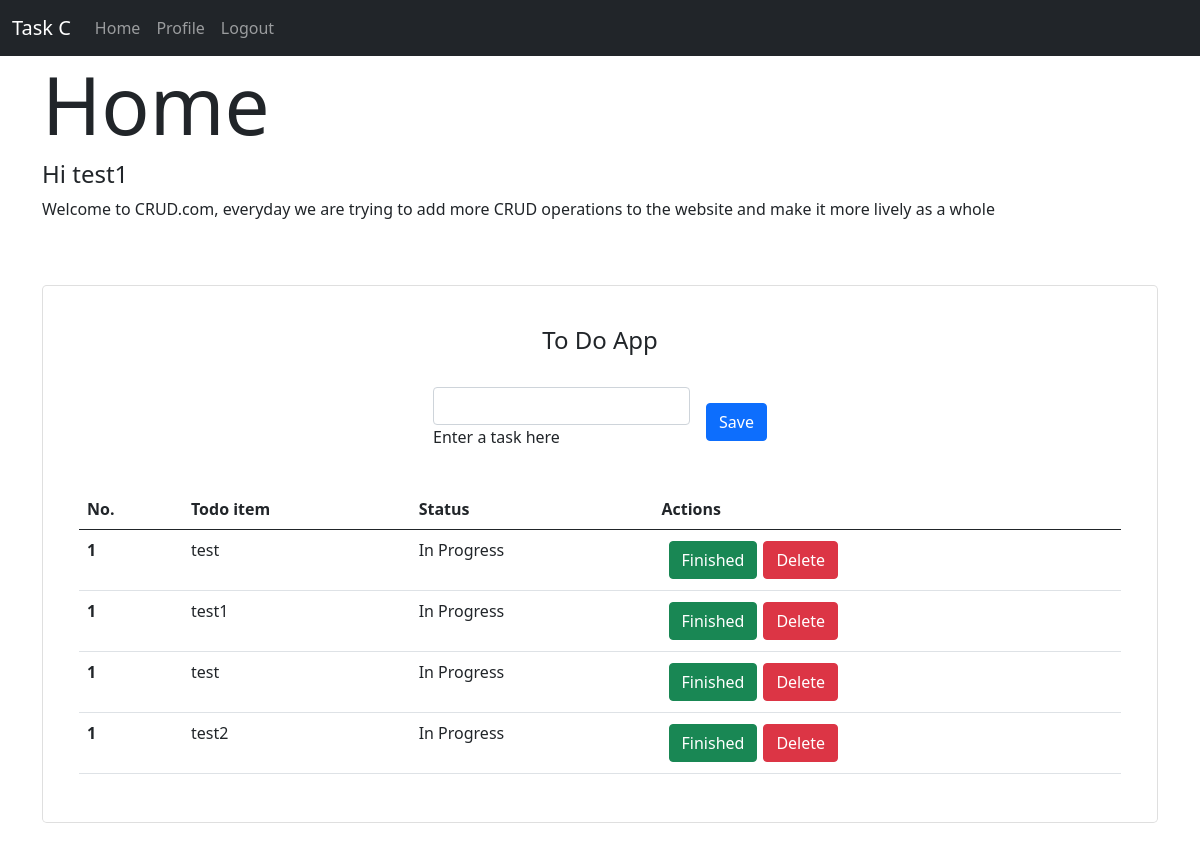
The app's page / (signed in) with its own data.
### models/user.py (models this page shows, shortened)
class User(db.Model, flask_login.UserMixin):
    id = db.Column(db.Integer, primary_key=True)
    username = db.Column(db.String(80), unique=True, nullable=False)
    email = db.Column(db.String(120), unique=True, nullable=False)
    password = db.Column(db.String(128), unique=False, nullable=False)
    is_active = db.Column(db.Boolean(), unique=False, nullable=False, default=True)
    is_authenticated = db.Column(db.Boolean(), unique=False, nullable=False, default=False)
    is_anonymous = False

### models/todo.py (models this page shows, shortened)
class TodoItems(db.Model):
    id = db.Column(db.Integer, primary_key=True)
    name = db.Column(db.String(100), nullable=False)
    details = db.Column(db.String(1000))
    date = db.Column(db.BigInteger, nullable=False, default=int(time.time()))
    is_complete = db.Column(db.Boolean(), nullable=False, default=False)
    user_id = db.Column(db.Integer)

### views.py (the view)
@app.route('/', methods=["GET"])
def index():
    items = TodoItems.query.all()
    return render_template('index.html', items=items)

### __init__.py (called while the page is built)
def create_app():
    app = Flask(__name__)
    app.config['SECRET_KEY'] = 'my-secret-key'
    app.config['SQLALCHEMY_TRACK_MODIFICATIONS'] = False
    app.config['SQLALCHEMY_DATABASE_URI'] = 'sqlite:///database.db'
    login_manager.login_view = 'login'
    db.init_app(app)
    csrf.init_app(app)
    login_manager.init_app(app)
    @login_manager.user_loader
    def load_user(user_id):
        return User.query.get(int(user_id))
    return app

### templates/index.html (shortened to what this page needs)
{% extends 'base.html' %}
{% macro render_todo(item) %}
<tr>
    <th scope="row">1</th>
    <td>{{ item.name }}</td>
    <td>
        {% if item.is_complete %}
        Completed
        {% else %}
        In Progress
        {% endif %}
    </td>
    <td>
        {% if not item.is_complete %}
        <form style='float: left; padding: 3px;' action="/">
            <button type="submit" class="btn btn-success ms-1" value="{{ item.id }}"
                onclick="req('PUT', {{ item.id }}, '{{ csrf_token() }}')">Finished</button>
        </form>
        {% endif %}
        <form style='float: left; padding: 3px;' action="/">
            <button type="submit" class="btn btn-danger" value="{{ item.id }}"
                onclick="req('DELETE', {{ item.id }}, '{{ csrf_token() }}')">Delete</button>
        </form>
    </td>
</tr>
{% endmacro %}
{% block content %}
<h1 class="display-1">Home</h1>
{% if current_user.is_authenticated %}
<h4>Hi {{current_user.username}}</h4>
<p>Welcome to CRUD.com, everyday we are trying to add more CRUD operations to the website and make it more lively as a
    whole</p>
<div class="container py-5 h-100">
    <div class="row d-flex justify-content-center align-items-center h-100">
        <div class="card rounded-3">
            <div class="card-body p-4">
                <h4 class="text-center my-3 pb-3">To Do App</h4>
                <form class="row row-cols-lg-auto g-3 justify-content-center align-items-center mb-4 pb-2", method="POST" action="/todo">
                    <div class="col-12">
                        <div class="form-outline">
                            <input type="text" id="form1" class="form-control" name="name"/>
                            <label class="form-label" for="form1">Enter a task here</label>
                        </div>
                    </div>
                    <div class="col-12">
                        <button type="submit" class="btn btn-primary">Save</button>
                    </div>
                </form>
                {% if items %}
                <table class="table mb-4">
                    <thead>
                        <tr>
                            <th scope="col">No.</th>
                            <th scope="col">Todo item</th>
                            <th scope="col">Status</th>
                            <th scope="col">Actions</th>
                        </tr>
                    </thead>
                    <tbody>
                        {% for item in items %}
                        {{ render_todo(item) }}
                        {% endfor %}
                    </tbody>
                </table>
            </div>
        </div>
    </div>
</div>
{% else %}
<h2>Your todo list is empty</h2>
{% endif %}
{% else %}
<h1>You are currently not logged in</h1>
<p>Please login to view your todo list</p>
{% endif %}
{% endblock %}

### records on screen
User: username "test1"
TodoItems: name "test", is_complete "In Progress"
TodoItems: name "test1", is_complete "In Progress", {{ item.id }} 3 (drawn)
TodoItems: name "test", is_complete "In Progress", {{ item.id }} 4 (drawn)
TodoItems: name "test2", is_complete "In Progress", {{ item.id }} 5 (drawn)
